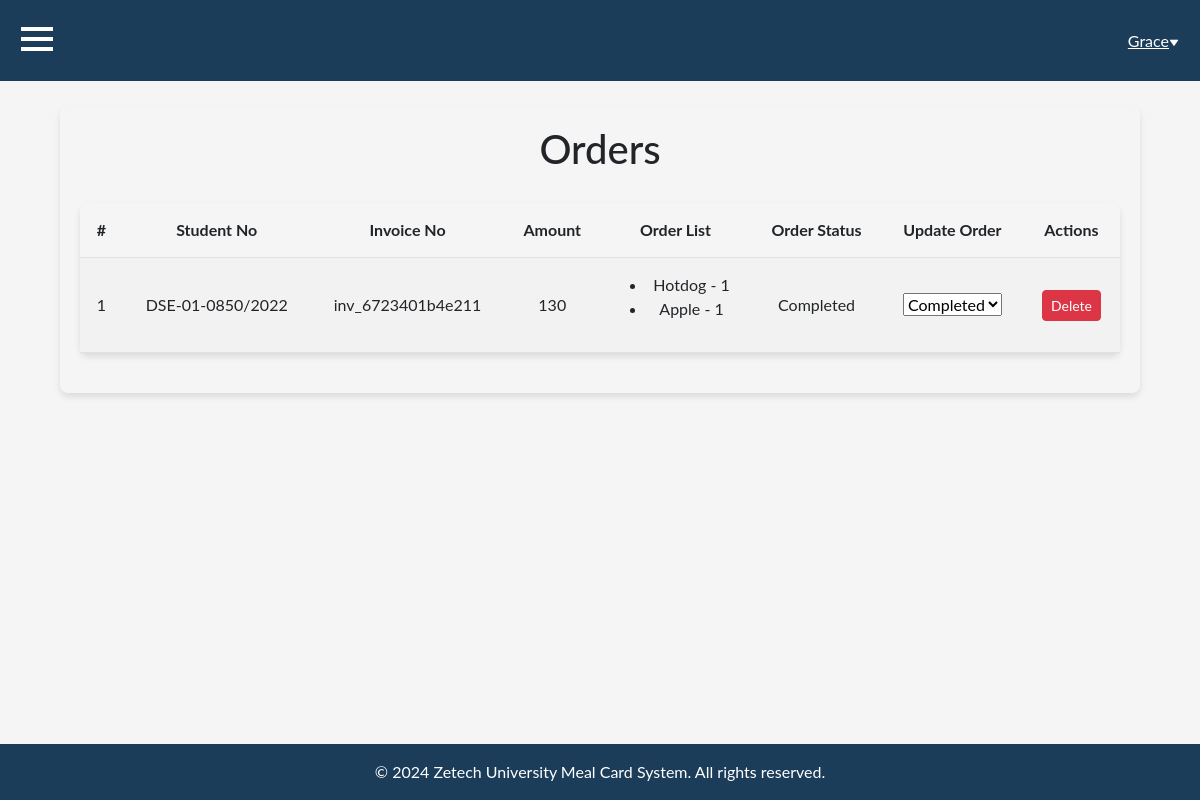
The app's page /admin/orders.php (signed in) with its own data.
### tables this page shows
CREATE TABLE `orders` (
  `order_id` int(11) NOT NULL,
  `user_id` int(11) NOT NULL,
  `meal_id` int(11) NOT NULL,
  `invoice_number` varchar(255) NOT NULL,
  `total_amount` varchar(100) NOT NULL,
  `order_list` varchar(300) NOT NULL,
  `order_status` varchar(100) NOT NULL,
  `order_date` datetime NOT NULL DEFAULT current_timestamp()
);

CREATE TABLE `students` (
  `student_id` int(11) NOT NULL,
  `student_no` varchar(255) NOT NULL,
  `student_names` varchar(255) NOT NULL,
  `password` varchar(255) NOT NULL,
  `date_created` timestamp NOT NULL DEFAULT current_timestamp(),
  `student_ip` varchar(255) NOT NULL,
  `user_pfp` varchar(255) NOT NULL
);

### admin/orders.php (the view, shortened to what this page needs)
<?php
include('../includes/config.php');
$employeeNoAuth = $_SESSION['employee_no'];
$employeeauth = "SELECT * FROM admins WHERE employee_no = '$employeeNoAuth'";
$resultEmpAuth = mysqli_query($conn, $employeeauth);
$adminName = "";
if (mysqli_num_rows($resultEmpAuth) === 1) {
    $row = mysqli_fetch_assoc($resultEmpAuth);
    $adminName = $row['employee_names'];
}
$ordersQuery = "SELECT * FROM orders";
$ordersResult = mysqli_query($conn, $ordersQuery);
?>
<!DOCTYPE html>
<html lang="en">
<head>
    <link rel="stylesheet" href="https://cdn.jsdelivr.net/npm/bootstrap@5.3.0/dist/css/bootstrap.min.css">
    <link rel="stylesheet" href="https://cdn.jsdelivr.net/npm/boxicons@2.0.9/css/boxicons.min.css">
    <link rel="stylesheet" href="css/main_dishes.css">
</head>
<body>
    <nav class="navbar" id="sticky-navbar">
        <div class="container-fluid">
            <button class="btn btn-link text-white" id="sidebarToggle"><i class="bx bx-menu bx-lg"></i></button>
            <div class="popover-container m-2">
                <button class="btn btn-link text-white" id="profilePopover"
                    data-bs-toggle="popover"
                    data-bs-html="true"
                    data-bs-content='<a href="admin_logout.php" class="text-decoration-none text-dark"><i class="bx bx-power-off"></i>Logout</a>'>
                    <?php echo strtok($adminName, ' '); ?><i class='bx bxs-down-arrow' style="font-size: 10px;"></i>
                </button>
            </div>
        </div>
    </nav>
    <div class="container main-container mt-4 table-responsive">
        <h1>Orders</h1>
        <table class="table table-striped">
            <thead>
                <tr>
                    <th>#</th>
                    <th>Student No</th>
                    <th>Invoice No</th>
                    <th>Amount</th>
                    <th>Order List</th>
                    <th>Order Status</th>
                    <th>Update Order</th>
                    <th>Actions</th>
                </tr>
            </thead>
            <tbody>
                <?php if (mysqli_num_rows($ordersResult) > 0): ?>
                    <?php $counter = 1; ?>
                    <?php while ($order = mysqli_fetch_assoc($ordersResult)): ?>
                        <tr>
                            <td><?php echo $counter++; ?></td>
                            <td>
                                <?php
                                $fetchStNO = "SELECT * FROM students WHERE student_id = '{$order['user_id']}'";
                                $nameResult = mysqli_query($conn, $fetchStNO);
                                $name = mysqli_fetch_assoc($nameResult);
                                echo $name['student_no'];
                                ?>
                            </td>
                            <td><?php echo $order['invoice_number']; ?></td>
                            <td><?php echo $order['total_amount']; ?></td>
                            <td>
                                <ul>
                                    <?php
                                    $order_list = json_decode($order['order_list'], true);
                                    if (is_array($order_list)) {
                                        foreach ($order_list as $item) {
                                            if (isset($item['meal_title'], $item['quantity'])) {
                                                echo "<li>" . htmlspecialchars($item['meal_title']) . " - " . htmlspecialchars($item['quantity']) . "</li>";
                                            } else {
                                                echo "<li>Invalid item format</li>";
                                            }
                                        }
                                    }
                                    ?>
                                </ul>
                            </td>
                            <td><?php echo $order['order_status']; ?></td>
                            <td>
                                <form method="POST">
                                    <select name="order_status" onchange="this.form.submit()">
                                        <option value="Completed" <?php if ($order['order_status'] == 'Completed') echo 'selected'; ?>>Completed</option>
                                    </select>
                                </form>
                            </td>
                            <td>
                                <a href="delete_order.php?id=<?php echo $order['order_id']; ?>" class="btn btn-sm btn-danger">Delete</a>
                            </td>
                        </tr>
                    <?php endwhile; ?>
                <?php else: ?>
                    <tr>
                        <td colspan="7" class="text-center">No orders found.</td>
                    </tr>
                <?php endif; ?>
            </tbody>
        </table>
    </div>
    <footer class="footer">
        &copy; 2024 Zetech University Meal Card System. All rights reserved.
    </footer>
</body>
</html>

### admin/css/main_dishes.css (style rules this page uses)
body { font-family: var(--font-body); background-color: var(--color-gray-bg); margin: 0; display: flex; flex-direction: column; min-height: 100vh; overflow-x: hidden; }
.container-fluid { padding: 0; }
.navbar { background-color: var(--color-navy-blue); color: var(--color-text-white); }
.main-container { margin: 40px auto; max-width: 90%; background-color: var(--color-soft-gray); border-radius: var(--border-radius); padding: 20px; box-shadow: var(--box-shadow-light); }
h1 { text-align: center; font-family: var(--font-header); color: var(--color-dark-plum); margin-bottom: 30px; }
.table { width: 100%; margin-bottom: 20px; background-color: var(--color-cream-white); border-radius: var(--border-radius); box-shadow: var(--box-shadow-light); }
.table th, .table td { padding: 15px; text-align: center; vertical-align: middle; }
.table th { background-color: var(--color-soft-peach); color: var(--color-text-dark); }
.footer { background-color: var(--color-navy-blue); color: var(--color-text-white); text-align: center; padding: var(--spacing-medium); position: relative; bottom: 0; width: 100%; margin-top: auto; }

### records on screen
orders: students.student_no "DSE-01-0850/2022", invoice_number "inv_6723401b4e211", total_amount "130", meal_title "Hotdog", quantity "1", meal_title "Apple", order_status "Completed"

### other values on screen
strtok($adminName, ' ') "Grace"
